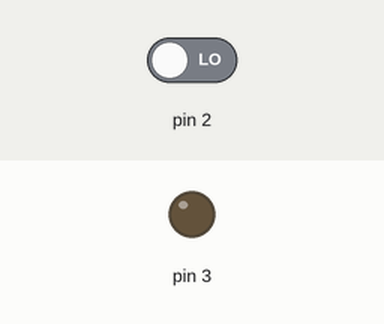
A sketch run on a simulated Arduino Uno, built with avr-gcc and run on an emulated ATmega328P. Shown: output pins drawn as LEDs (lit = HIGH). The inputs (shaded band) are chosen by the test bench; at power-on: pin 2 LOW.

Above: at 1.2 s.
1.3 s: pin 2 driven HIGH
At 2.8 s:
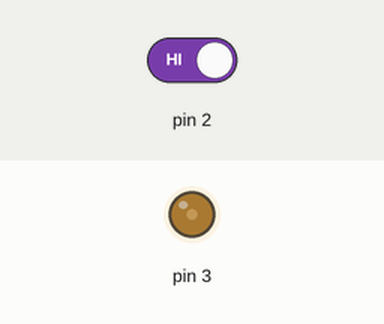
Timing chart, 0 to 4.3 s (numbered marks = the images above; inputs shaded):
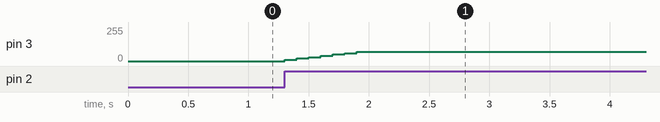

The sketch:

whoshe_teacher.ino
```cpp
int x =0;
int y=0;
void setup() {
  pinMode(2,INPUT);

}

void loop() {
 x= digitalRead(2);
 if(x==HIGH){
  if(y<70)y=y+10;
 }
 else{
  if(y>0)y=y-10;
 }
analogWrite(3,y);
delay(100);
}
```

Measured:
- after the input at 1.3 s, pin 3: moves from 0/255 to 70/255 over 0.60 s, starting at once
